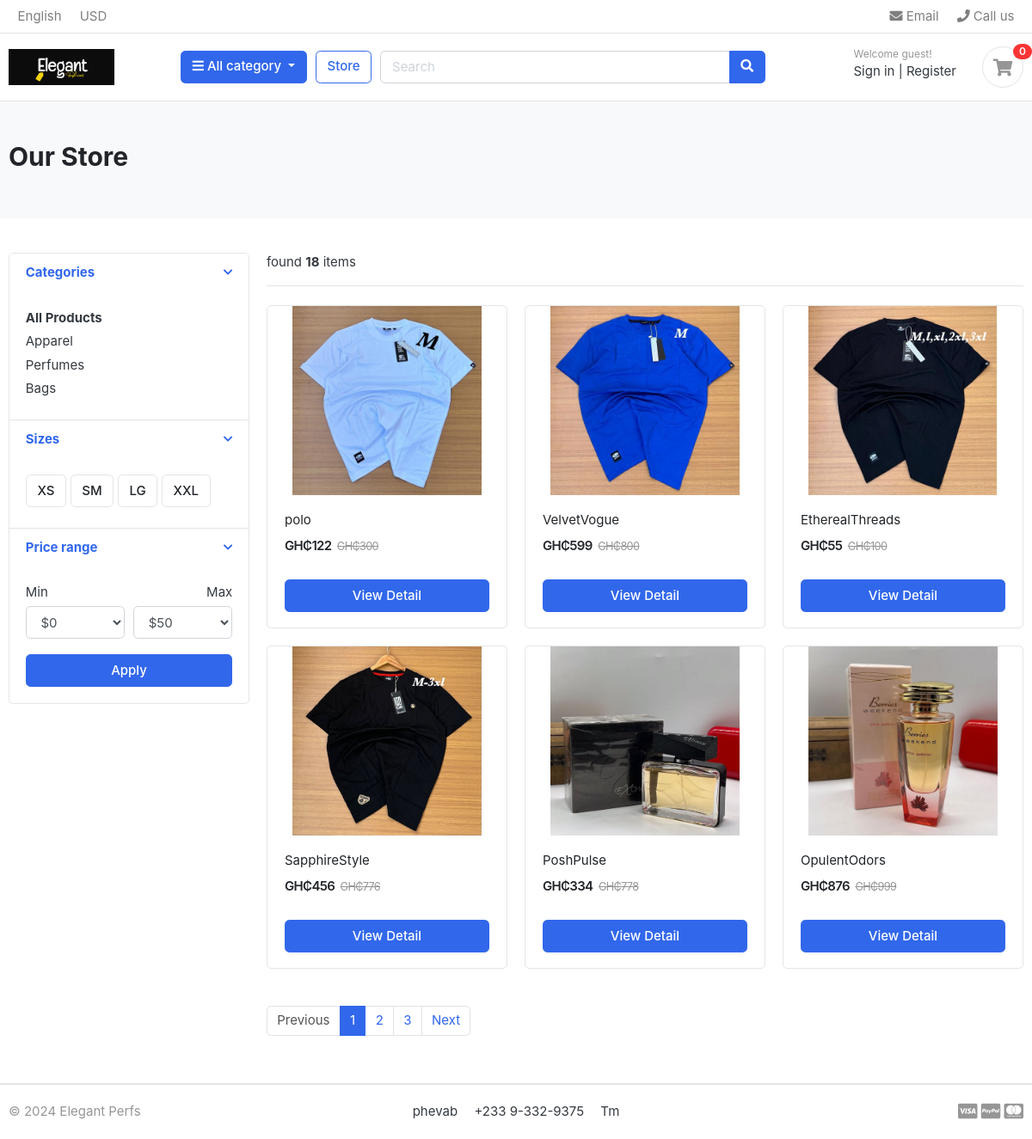
/store/, run on the app's committed database.
### category/models.py (models this page shows, shortened)
class Category(models.Model):
    category_name = models.CharField(max_length=50, unique=True)
    slug  = models.SlugField(max_length=50, unique=True)
    description  = models.TextField(max_length=255, blank=True)
    cat_image  = models.ImageField(upload_to='photos/categories', blank=True)
    class Meta:
        verbose_name='category'
        verbose_name_plural='categories'
    def get_url(self):
        return reverse('products_by_category',args=[self.slug])

### store/models.py (models this page shows, shortened)
class Product(models.Model):
    product_name = models.CharField(max_length=200, unique=True)
    slug = models.SlugField(max_length=200, unique=True)
    description = models.TextField(max_length=200, unique=True)
    price = models.IntegerField()
    old_price = models.IntegerField(null=True)
    images = models.ImageField(upload_to='photos/products')
    is_available = models.BooleanField(default=True)
    category = models.ForeignKey(Category, on_delete=models.CASCADE )
    stock = models.PositiveIntegerField(default=0)
    created_date = models.DateTimeField(auto_now_add=True)
    modified_date = models.DateTimeField(auto_now=True)
    def get_url(self):
        return reverse('product_detail', args=[self.category.slug, self.slug])

### store/views.py (the view)
# urls.py: path('store/', include('store.urls')),
def store(request, category_slug=None):
    categories = None
    products = None
    if category_slug != None:
        categories = get_object_or_404(Category, slug=category_slug)
        products = Product.objects.filter(category=categories, is_available=True)
        paginator = Paginator(products, 6)
        page = request.GET.get('page')
        paged_products =paginator.get_page(page)
        product_count = products.count()
    else:
        products = Product.objects.all().filter(is_available=True).order_by('id')
        paginator = Paginator(products, 6)
        page = request.GET.get('page')
        paged_products =paginator.get_page(page)
        product_count = products.count()
    context = {
        'products': paged_products,
        'product_count' : product_count,
    }
    return render(request, 'store.html', context)

### carts/context_processors.py (called while the page is built)
def counter(request):
    cart_count = 0
    if 'admin' in request.path:
        return{}
    else:
        try:
            cart = Cart.objects.filter(cart_id = _cart_id(request))
            cart_items = CartItem.objects.all().filter(cart=cart[:1])
            for cart_item in cart_items:
                cart_count = cart_count + cart_item.quantity
        except Cart.DoesNotExist:
            cart_count = 0
    return dict(cart_count=cart_count)

### carts/views.py (called while the page is built)
def _cart_id(request):
    cart = request.session.session_key
    if not cart:
        cart = request.session.create()
    return cart

### category/context_processors.py (called while the page is built)
def menu_links(request):
    links = Category.objects.all()
    return dict(links=links)

### templates/store.html (shortened to what this page needs)
{% extends 'base.html' %}
{% load static %}
{% block content %}
    <section class="section-pagetop bg">
      <div class="container">
        <h2 class="title-page">Our Store</h2>
      </div>
    </section>
    <section class="section-content padding-y">
      <div class="container">
        <div class="row">
          <aside class="col-md-3">
            <div class="card">
              <article class="filter-group">
                <header class="card-header">
                  <a
                    href="#"
                    data-toggle="collapse"
                    data-target="#collapse_1"
                    aria-expanded="true"
                    class=""
                  >
                    <i class="icon-control fa fa-chevron-down"></i>
                    <h6 class="title">Categories</h6>
                  </a>
                </header>
                <div
                  class="filter-content collapse show"
                  id="collapse_1"
                  style=""
                >
                  <div class="card-body">
                    <ul class="list-menu">
                      <li><a href="{%url 'store'%}"><b> All Products </b></a></li>
                      {% for category in links %}
                      <li><a href="{{category.get_url}}">{{category.category_name}} </a></li>
                      {% endfor %}
                    </ul>
                  </div>
                </div>
              </article>
              <article class="filter-group">
                <header class="card-header">
                  <a
                    href="#"
                    data-toggle="collapse"
                    data-target="#collapse_4"
                    aria-expanded="true"
                    class=""
                  >
                    <i class="icon-control fa fa-chevron-down"></i>
                    <h6 class="title">Sizes</h6>
                  </a>
                </header>
                <div
                  class="filter-content collapse show"
                  id="collapse_4"
                  style=""
                >
                  <div class="card-body">
                    <label class="checkbox-btn">
                      <span class="btn btn-light"> XS </span>
                    </label>
                    <label class="checkbox-btn">
                      <span class="btn btn-light"> SM </span>
                    </label>
                    <label class="checkbox-btn">
                      <span class="btn btn-light"> LG </span>
                    </label>
                    <label class="checkbox-btn">
                      <span class="btn btn-light"> XXL </span>
                    </label>
                  </div>
                </div>
              </article>
              <article class="filter-group">
                <header class="card-header">
                  <a
                    href="#"
                    data-toggle="collapse"
                    data-target="#collapse_3"
                    aria-expanded="true"
                    class=""
                  >
                    <i class="icon-control fa fa-chevron-down"></i>
                    <h6 class="title">Price range</h6>
                  </a>
                </header>
                <div
                  class="filter-content collapse show"
                  id="collapse_3"
                  style=""
                >
                  <div class="card-body">
                    <div class="form-row">
                      <div class="form-group col-md-6">
                        <label>Min</label>
                        <select class="mr-2 form-control">
                          <option value="0">$0</option>
                        </select>
                      </div>
                      <div class="form-group text-right col-md-6">
                        <label>Max</label>
                        <select class="mr-2 form-control">
                          <option value="50">$50</option>
                        </select>
                      </div>
                    </div>
                    <button class="btn btn-block btn-primary">Apply</button>
                  </div>
                </div>
              </article>
            </div>
          </aside>
          <main class="col-md-9">
            <header class="border-bottom mb-4 pb-3">
              <div class="form-inline">
                <span class="mr-md-auto">found <b>{{product_count}}</b> items </span>
              </div>
            </header>
            <div class="row">
              {% for product in products  %}
              <div class="col-md-4">
                <figure class="card card-product-grid">
                  <div class="img-wrap">
                    <a href="{{product.get_url}}">
                    <img src="{{ product.images.url}}" />
                    </a>
                  </div>
                  <figcaption class="info-wrap">
                    <div class="fix-height">
                      <a href="{{product.get_url}}" class="title"
                        >{{ product.product_name}}</a
                      >
                      <div class="price-wrap mt-2">
                        <span class="price">GH₵{{ product.price}}</span>
                        <del class="price-old">GH₵{{ product.old_price}}</del>
                      </div>
                    </div>
                    <a href="{{ product.get_url }}" class="btn btn-block btn-primary"
                      >View Detail
                    </a>
                  </figcaption>
                </figure>
              </div>
              {% endfor %}
            </div>
            <nav class="mt-4" aria-label="Page navigation sample">
              {% if products.has_other_pages  %}
              <ul class="pagination">
                {% if products.has_previous %}
                <li class="page-item">
                  <a class="page-link" href="?page={{products.previous_page_number}}">Previous</a>
                </li>
                {% else %}
                <li class="page-item disabled">
                  <a class="page-link" href="#">Previous</a>
                </li>
                {% endif %}
                {% for i in products.paginator.page_range %}
                {% if products.number == i %}
                  <li class="page-item active"><a class="page-link" href="#">{{i}}</a></li>
                  {% else %}
                  <li class="page-item "><a class="page-link" href="?page={{i}}">{{i}}</a></li>
                  {% endif %}
                {% endfor %}
                 {% if products.has_next %}
                <li class="page-item"><a class="page-link" href="?page={{products.next_page_number}}">Next</a></li>
                  {% else %}
                  <li class="page-item disabled"><a class="page-link" href="#">Next</a></li>
                  {% endif %}
              </ul>
               {% endif %}
            </nav>
          </main>
        </div>
      </div>
    </section>
{% endblock %}

### static/css/ui.css (style rules this page uses)
html { font-family: "Inter", sans-serif; font-size: 15px; }
.img-wrap { text-align: center; display: block; }
.img-wrap img { max-width: 100%; }
.price-wrap { letter-spacing: -0.7px; }
.padding-y { padding-top: 40px; padding-bottom: 40px; }
figure { margin-bottom: 0; }
article:after, .form-group:after { display: block; clear: both; content: ""; }
.bg { background-color: #f8f9fa; }
.title-page { color: #212529; }
.btn-light { background-color: #fff; border-color: #e4e4e4; }
[class*=list-] li:after { visibility: hidden; display: block; content: ""; overflow: hidden; height: 0; clear: both; }
.list-menu { list-style: none; margin: 0; padding-left: 0; }
.list-menu li { margin-bottom: 5px; }
.list-menu a { color: #343a40; }
[class*=card-product] a.title { color: #212529; display: block; }
[class*=card-product] .img-wrap { overflow: hidden; position: relative; }
[class*=card-product] .img-wrap img { height: 100%; max-width: 100%; width: auto; display: inline-block; -o-object-fit: cover; object-fit: cover; }
.card-product-grid { margin-bottom: 20px; }
.card-product-grid .img-wrap { border-radius: 0.2rem 0.2rem 0 0; height: 220px; }
.card-product-grid .info-wrap { overflow: hidden; padding: 18px 20px; }
.card-product-grid .fix-height { height: 80px; overflow: hidden; }
.card .img-wrap { overflow: hidden; }
.price { font-weight: 600; color: #212529; }
.price-old { color: #969696; margin-left: 3px; font-size: 85%; }
.icon-control { margin-top: 5px; float: right; font-size: 80%; }
.card-header .title { margin-bottom: 0; line-height: 1.5; }
.filter-group { border-bottom: 1px solid #e4e4e4; }
.filter-group .card-header { border-bottom: 0; }
.filter-group:last-child { border-bottom: 0; }
.checkbox-btn { position: relative; }
.section-pagetop { padding: 45px 0; }

### data on the page
Category: category_name "Apparel"
Category: category_name "Perfumes"
Category: category_name "Bags"
Product: images (picture), product_name "polo", price "122", old_price "300"
Product: images (picture), product_name "VelvetVogue", price "599", old_price "800"
Product: images (picture), product_name "EtherealThreads", price "55", old_price "100"
Product: images (picture), product_name "SapphireStyle", price "456", old_price "776"
Product: images (picture), product_name "PoshPulse", price "334", old_price "778"
Product: images (picture), product_name "OpulentOdors", price "876", old_price "999"

### other printed values
{{ cart_count }} "0"
{{ product_count }} "18"
{{ i }} "1"
{{ i }} "2" "3"
